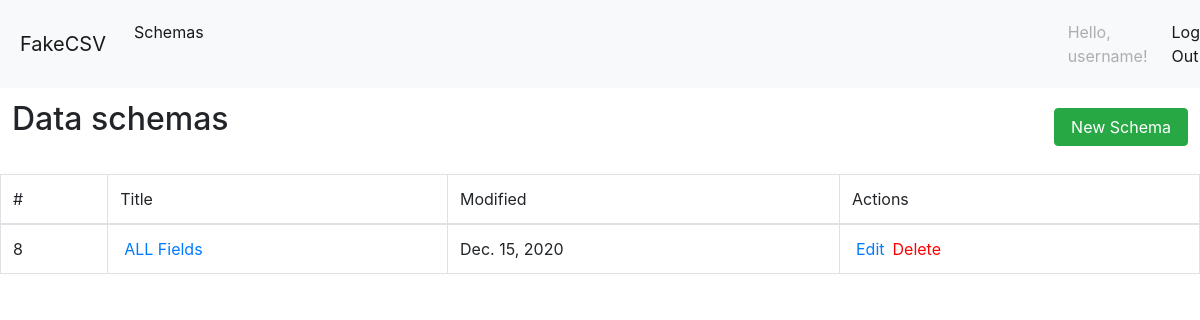
The app's page / (signed in) with its own data.
### csvgen/models.py (models this page shows)
class Schemas(models.Model):
    title = models.CharField(max_length=50)
    Column_separator = models.CharField(max_length=50, default="Comma (,)")
    String_character = models.CharField(max_length=50, default='Double-quote (")')
    Post_date = models.DateField()
    user = models.ForeignKey(settings.AUTH_USER_MODEL, on_delete=models.CASCADE)
    fields = models.TextField(default="[()]")

### csvgen/views.py (the view)
# urls.py: path("", HomeView.as_view(), name="home"),
class HomeView(LoginRequiredMixin, ListView):
    model = Schemas
    def get_queryset(self):
        if self.request.user.is_staff:
            return Schemas.objects.all()
        else:
            return Schemas.objects.filter(user=self.request.user)

### templates/csvgen/schemas_list.html
{% extends 'index.html' %}
{% load static %}
{% block links %}
<link href="{% static 'css/list.css' %}" rel="stylesheet">
{% endblock links %}
{% block content %}
<table class="table table-borderless">
    <thead>
      <tr>
        <th scope="col"><h2>Data schemas</h2></th>
        <th scope="col" id="button-table"><button type="button" class="btn btn-success" ><a href="{% url 'new' %}" style="color: white;">New Schema</a></button></th>
      </tr>
    </thead>
</table>
    <table class="table table-bordered">
        <thead>
            <tr>
                <td scope="col">#</td>
                <td scope="col">Title</td>
                <td scope="col">Modified</td>
                <td scope="col">Actions</td>
            </tr>
        </thead>
        <tbody>
    {% for schema in object_list %}
        <tr>
            <td scope="row">{{ schema.pk }}</td>
            <td><a href="{% url 'edit' schema.pk %}">{{ schema.title }}</a></td>
            <td>{{ schema.Post_date|date }}</td>
            <td><a href="{% url 'edit' schema.pk %}">Edit</a><a href="{% url 'delete_schema' schema.pk%}" style="color: red;">Delete</a></td>
        </tr>
    {% empty %}
        <li>No articles yet.</li>
    {% endfor %}
        </tbody>
    </table>
{% endblock content %}

### static/css/list.css (style rules this page uses)
#button-table { text-align : right; }
a { margin: 4px; }

### records on screen
Schemas: pk "8", title "ALL Fields", Post_date "Dec. 15, 2020"
